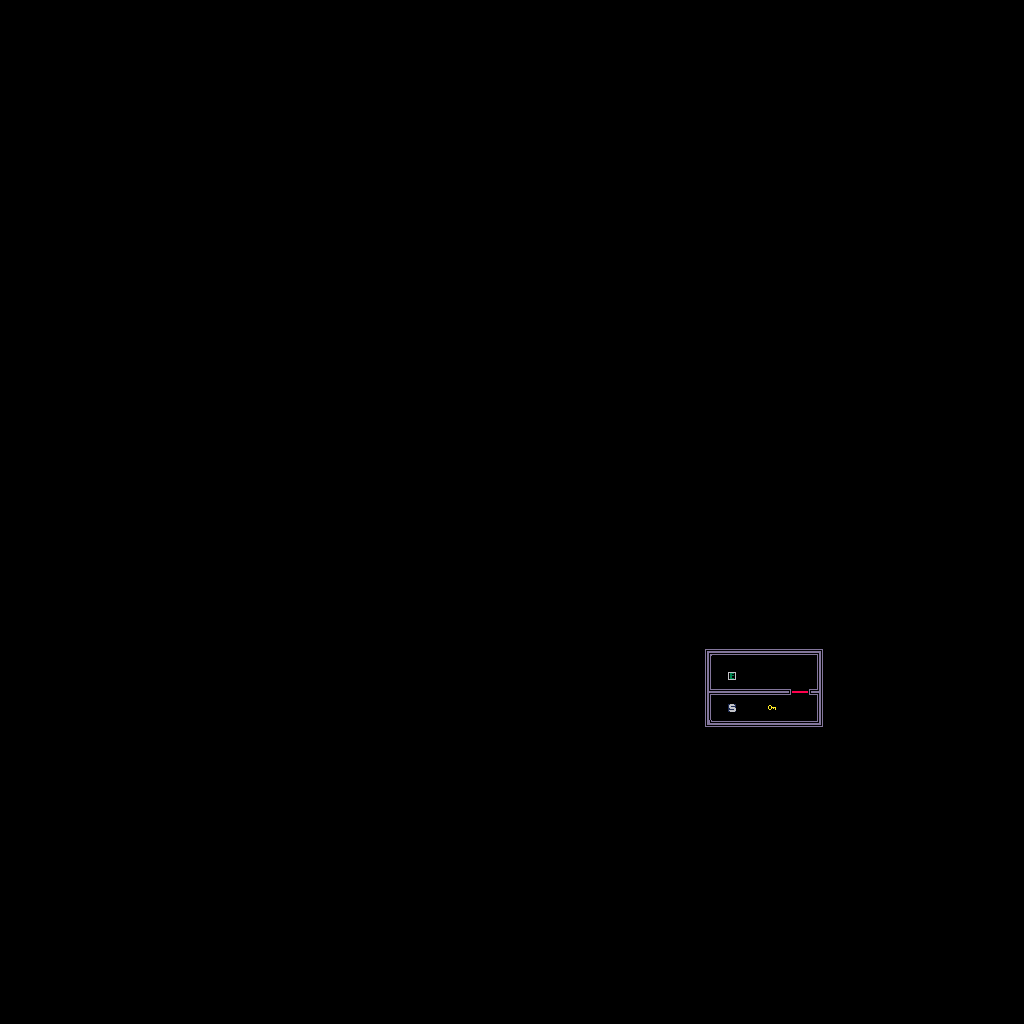

Below is a game level as drawn by its tile map, then a one-line description and the .tmx that defines it (tile-layer data replaced by summaries):
An orthogonal 128x128 tile map with 8x8 px tiles, 1 tile layer (floor).

<map version="1.2" tiledversion="1.3.2" orientation="orthogonal" renderorder="left-up" compressionlevel="0" width="128" height="128" tilewidth="8" tileheight="8" infinite="0" backgroundcolor="#000000" nextlayerid="2" nextobjectid="1">
 <tileset firstgid="1" source="1map_tiles.tsx" />
 <layer id="1" name="floor" width="128" height="128">
  <data>[16384 cells, 62 non-empty, 14 distinct tile ids]</data>
 </layer>
</map>
